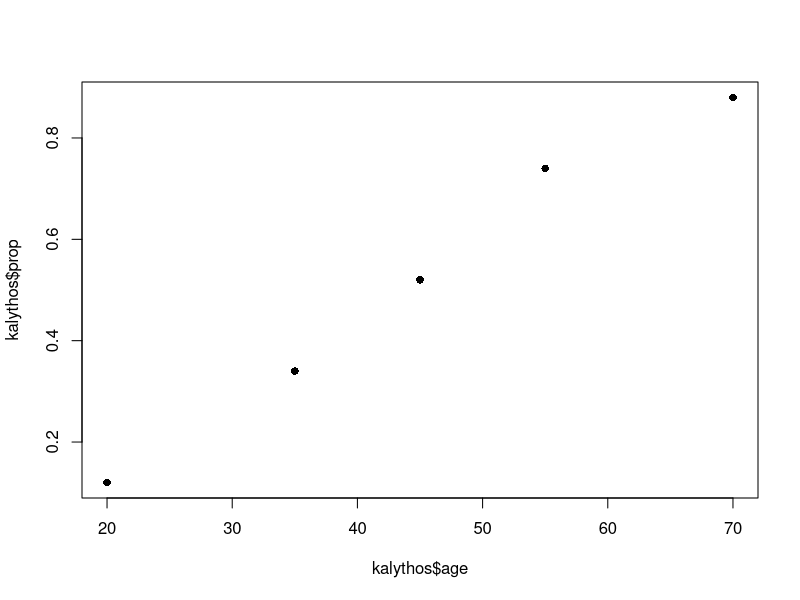
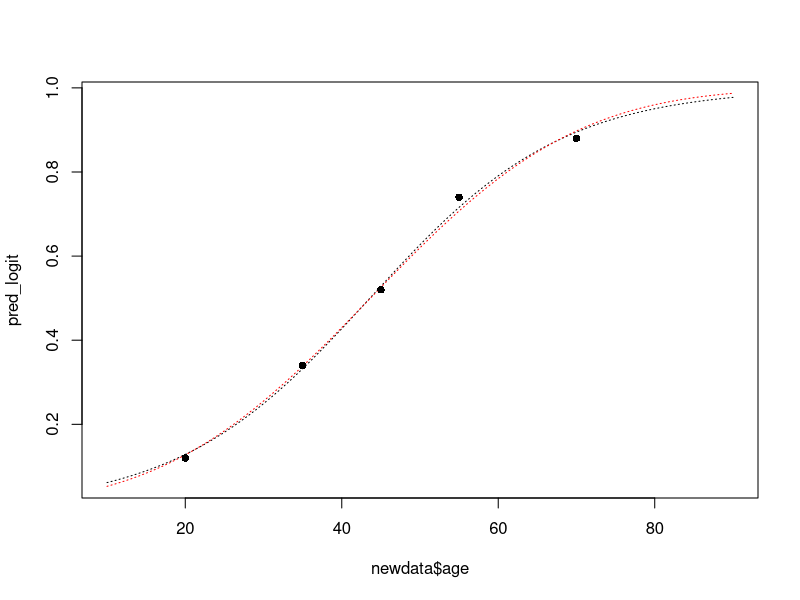

The R script that drew these images, in order:
# ---------------------------------------------------------------------
# Kalythos dataset
# DISCLAIMER: This solution is provided in partial form. Certain steps, justifications, and details have been omitted for clarity and brevity.
# Author: Tommaso Rigon
# ---------------------------------------------------------------------

# Male inhabitants of the Greek island of Kalythos suffer from a congenital eye disease, whose effects become more pronounced at older ages.  A sample of male islanders of different ages was examined, and the number of blind individuals was recorded.

kalythos <- data.frame(
  age   = c(20, 35, 45, 55, 70),
  blind = c(6, 17, 26, 37, 44),
  total = c(50, 50, 50, 50, 50)
)
kalythos$prop <- kalythos$blind / kalythos$total
kalythos

plot(kalythos$age, kalythos$prop, pch = 16)

#  Using a logit or probit model:

# (a) ---------------------------------------------------------------------

fit_logit <- glm(cbind(blind, total - blind) ~ age, data = kalythos, family = binomial("logit"))
summary(fit_logit)
fit_probit <- glm(cbind(blind, total - blind) ~ age, data = kalythos, family = binomial("probit"))
summary(fit_probit)

# The age at which the probability of blindness is p corresponds to the case when the linear predictor is equal to logit(p). When p = 0.5, we get eta = 0, where eta = \beta_1 + \beta_2 x. Solving it over x, we get x = (eta - beta1) / beta2

p <- 0.5
eta <- qlogis(p)

LD_logit <- (eta - coef(fit_logit)[1]) / coef(fit_logit)[2]
LD_logit

LD_probit <- (eta - coef(fit_probit)[1]) / coef(fit_probit)[2]
LD_probit

# (b) ---------------------------------------------------------------------

deviance(fit_logit)
deviance(fit_probit)

newdata <- data.frame(age = seq(from = 10, to = 90))
pred_logit <- predict(fit_logit, type = "response", newdata = newdata)
pred_probit <- predict(fit_probit, type = "response", newdata = newdata)

plot(newdata$age, pred_logit, type = "l", lty = "dotted")
lines(newdata$age, pred_probit, type = "l", lty = "dotted", col = "red")
points(kalythos$age, kalythos$prop, pch = 16)

# The deviance of the logit model is slightly lower, but in practice the two models are virtually indistinguishable.

# (c) OPTIONAL ---------------------------------------------------------------------

beta_logit <- coef(fit_logit)
vars_logit <- vcov(fit_logit)
psi <- (eta - coef(fit_logit)[1]) / coef(fit_logit)[2]

# Using the multivariate delta method (details here: https://www.stat.cmu.edu/~hseltman/files/ratio.pdf) we can compute the variance of a ratio, which is equal to

varLD <- (eta - beta_logit[1])^2 / beta_logit[2]^2 * (vars_logit[1, 1] / (eta - beta_logit[1])^2 + vars_logit[2, 2] / beta_logit[2]^2 + 2 * vars_logit[1, 2] / ((eta - beta_logit[1]) * beta_logit[2]))

c(psi, sqrt(varLD), varLD)
psi + c(-1, 1) * qnorm(0.975) * sqrt(varLD)